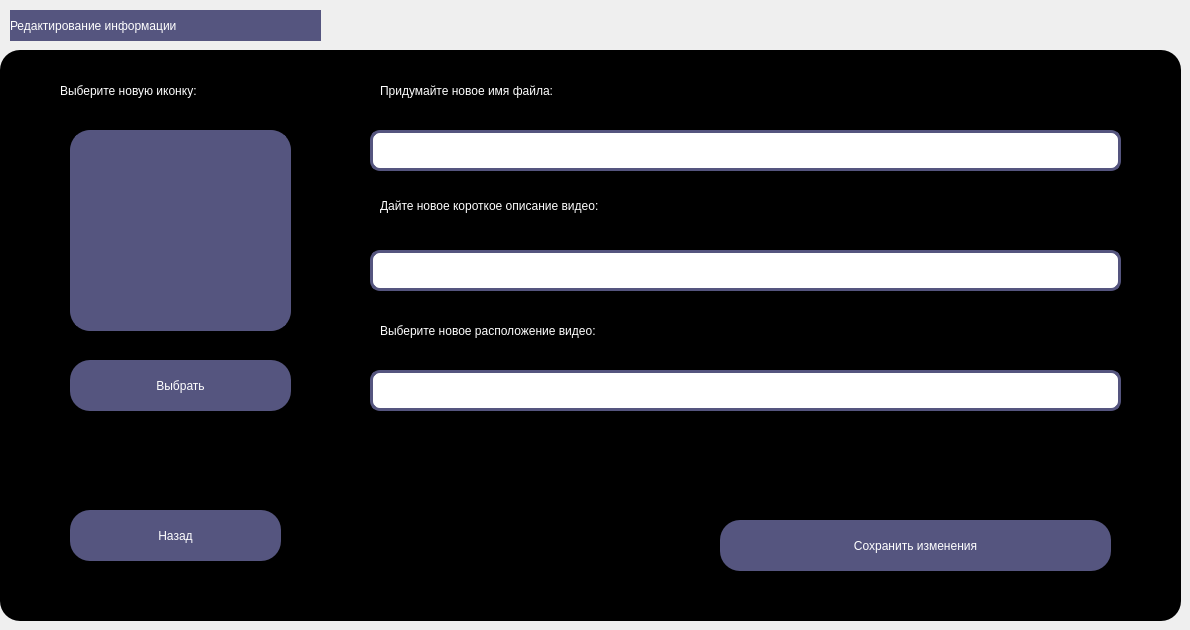
    <widget class="QWidget" name="EditVideoTab">
     <widget class="QLabel" name="EDT_TabLabel">
      <property name="geometry">
       <rect>
        <x>10</x>
        <y>10</y>
        <width>311</width>
        <height>31</height>
       </rect>
      </property>
      <property name="styleSheet">
       <string notr="true">font: 63 12pt &quot;Yu Gothic UI Semibold&quot;;
background-color: rgb(85, 85, 127);
color: rgb(255, 255, 255);</string>
      </property>
      <property name="text">
       <string>Редактирование информации</string>
      </property>
     </widget>
     <widget class="QFrame" name="EDT_Container">
      <property name="geometry">
       <rect>
        <x>0</x>
        <y>50</y>
        <width>1181</width>
        <height>571</height>
       </rect>
      </property>
      <property name="styleSheet">
       <string notr="true">background-color: rgb(0, 0, 0);
border-radius: 20px;</string>
      </property>
      <property name="frameShape">
       <enum>QFrame::StyledPanel</enum>
      </property>
      <property name="frameShadow">
       <enum>QFrame::Raised</enum>
      </property>
      <widget class="QLabel" name="EDT_IconLabel">
       <property name="geometry">
        <rect>
         <x>60</x>
         <y>20</y>
         <width>261</width>
         <height>41</height>
        </rect>
       </property>
       <property name="styleSheet">
        <string notr="true">font: 63 10pt &quot;Yu Gothic UI Semibold&quot;;
background-color: rgb(0, 0, 0);
color: rgb(255, 255, 255);</string>
       </property>
       <property name="text">
        <string>Выберите новую иконку:</string>
       </property>
      </widget>
      <widget class="QLabel" name="EDT_NameLabel">
       <property name="geometry">
        <rect>
         <x>380</x>
         <y>20</y>
         <width>351</width>
         <height>41</height>
        </rect>
       </property>
       <property name="styleSheet">
        <string notr="true">font: 63 10pt &quot;Yu Gothic UI Semibold&quot;;
background-color: rgb(0, 0, 0);
color: rgb(255, 255, 255);</string>
       </property>
       <property name="text">
        <string>Придумайте новое имя файла:</string>
       </property>
      </widget>
      <widget class="QLabel" name="EDT_PathLabel">
       <property name="geometry">
        <rect>
         <x>380</x>
         <y>260</y>
         <width>431</width>
         <height>41</height>
        </rect>
       </property>
       <property name="styleSheet">
        <string notr="true">font: 63 10pt &quot;Yu Gothic UI Semibold&quot;;
background-color: rgb(0, 0, 0);
color: rgb(255, 255, 255);</string>
       </property>
       <property name="text">
        <string>Выберите новое расположение видео:</string>
       </property>
      </widget>
      <widget class="QPushButton" name="EDT_SaveButton">
       <property name="geometry">
        <rect>
         <x>720</x>
         <y>470</y>
         <width>391</width>
         <height>51</height>
        </rect>
       </property>
       <property name="styleSheet">
        <string notr="true">font: 63 10pt &quot;Yu Gothic UI Semibold&quot;;
background-color: rgb(85, 85, 127);
color: rgb(255, 255, 255);
border-radius: 20px;</string>
       </property>
       <property name="text">
        <string>Сохранить изменения</string>
       </property>
      </widget>
      <widget class="QPushButton" name="EDT_ChangeButton">
       <property name="geometry">
        <rect>
         <x>70</x>
         <y>310</y>
         <width>221</width>
         <height>51</height>
        </rect>
       </property>
       <property name="styleSheet">
        <string notr="true">font: 63 10pt &quot;Yu Gothic UI Semibold&quot;;
background-color: rgb(85, 85, 127);
color: rgb(255, 255, 255);
border-radius: 20px;</string>
       </property>
       <property name="text">
        <string>Выбрать</string>
       </property>
      </widget>
      <widget class="QLabel" name="EDT_DescriptionLabel">
       <property name="geometry">
        <rect>
         <x>380</x>
         <y>140</y>
         <width>491</width>
         <height>31</height>
        </rect>
       </property>
       <property name="styleSheet">
        <string notr="true">font: 63 10pt &quot;Yu Gothic UI Semibold&quot;;
background-color: rgb(0, 0, 0);
color: rgb(255, 255, 255);</string>
       </property>
       <property name="text">
        <string>Дайте новое короткое описание видео:</string>
       </property>
      </widget>
      <widget class="QPushButton" name="EDT_CancelButton">
       <property name="geometry">
        <rect>
         <x>70</x>
         <y>460</y>
         <width>211</width>
         <height>51</height>
        </rect>
       </property>
       <property name="styleSheet">
        <string notr="true">font: 63 10pt &quot;Yu Gothic UI Semibold&quot;;
background-color: rgb(85, 85, 127);
color: rgb(255, 255, 255);
border-radius: 20px;</string>
       </property>
       <property name="text">
        <string>Назад</string>
       </property>
      </widget>
      <widget class="QLineEdit" name="EDT_NameInput">
       <property name="geometry">
        <rect>
         <x>370</x>
         <y>80</y>
         <width>751</width>
         <height>41</height>
        </rect>
       </property>
       <property name="styleSheet">
        <string notr="true">padding-left: 10px;
background-color: rgb(255, 255, 255);
border: 3px solid rgb(85, 85, 127);;
border-radius: 10px;

</string>
       </property>
       <property name="text">
        <string/>
       </property>
      </widget>
      <widget class="QLineEdit" name="EDT_DescriptionInput">
       <property name="geometry">
        <rect>
         <x>370</x>
         <y>200</y>
         <width>751</width>
         <height>41</height>
        </rect>
       </property>
       <property name="styleSheet">
        <string notr="true">padding-left: 10px;
background-color: rgb(255, 255, 255);
border: 3px solid rgb(85, 85, 127);;
border-radius: 10px;

</string>
       </property>
       <property name="text">
        <string/>
       </property>
      </widget>
      <widget class="QLabel" name="EDT_Icon">
       <property name="geometry">
        <rect>
         <x>70</x>
         <y>80</y>
         <width>221</width>
         <height>201</height>
        </rect>
       </property>
       <property name="styleSheet">
        <string notr="true">background-color: rgb(85, 85, 127);
color: rgb(255, 255, 255);
border: 3px solid rgb(85, 85, 127);
border-radius: 20px;</string>
       </property>
       <property name="text">
        <string/>
       </property>
      </widget>
      <widget class="QLineEdit" name="EDT_PathInput">
       <property name="geometry">
        <rect>
         <x>370</x>
         <y>320</y>
         <width>751</width>
         <height>41</height>
        </rect>
       </property>
       <property name="styleSheet">
        <string notr="true">padding-left: 10px;
background-color: rgb(255, 255, 255);
border: 3px solid rgb(85, 85, 127);;
border-radius: 10px;

</string>
       </property>
       <property name="text">
        <string/>
       </property>
      </widget>
     </widget>
    </widget>
